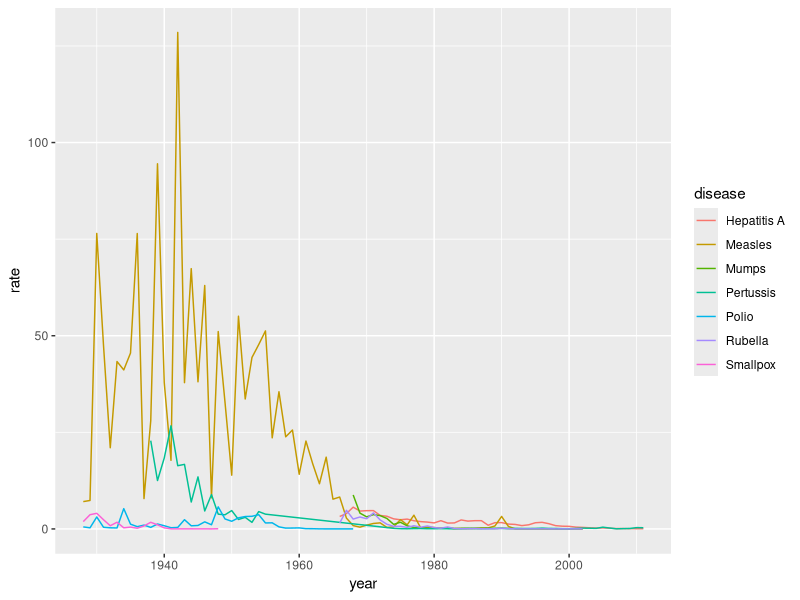

The R script that drew this image:
## Cargamos las librerías y los datos
library(dplyr)
library(ggplot2)
library(dslabs)
library(RColorBrewer)
data(us_contagious_diseases)

us_contagious_diseases |>
    filter(state == "California" & weeks_reporting >= 10) |> # Filtramos
    group_by(year, disease) |>
    summarize(rate = sum(count) / sum(population) * 10000) |>
    ggplot(aes(year, rate, color = disease)) + # Coloreamos por enfermedades
    geom_line()
